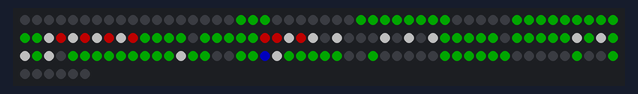
A sketch run on a simulated Arduino Uno, built with avr-gcc and run on an emulated ATmega328P. On the bench: 156 RGB LEDs in strip order, left to right, continuing on the next row. Dim RGB values are drawn brighter than linear.

Above: at 0.1 s.
At 15.1 s:
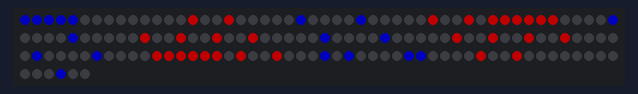
At 30.1 s:
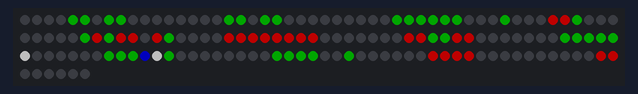
At 60.1 s:
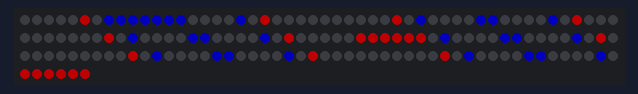
At 120.1 s:
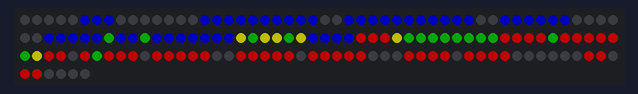

The sketch:

LED-Graduation-Cap.ino
```cpp
/// @file    Blink.ino
/// @brief   Blink the first LED of an LED strip
/// @example Blink.ino

#include <FastLED.h>

// How many leds in your strip?
const int NUM_STRIPS = 12;
const int NUM_LEDS_PER_STRIP = 13;
const int NUM_LEDS = NUM_STRIPS * NUM_LEDS_PER_STRIP;

#define DATA_PIN 16

// Define the array of leds
CRGB leds[NUM_LEDS];
byte halfBright = 80;
byte fullBright = 255;
int switchTime = 15;

// Function to convert text format to 2D array of CRGB colors
void textToColorArray(char text[NUM_STRIPS][NUM_LEDS_PER_STRIP], CRGB colors[NUM_STRIPS][NUM_LEDS_PER_STRIP]) {
  for (int row = 0; row < NUM_STRIPS; row++) {
    for (int col = 0; col < NUM_LEDS_PER_STRIP; col++) {
      // Map char to CRGB
      char pixelColor = text[row][col];
      CRGB color;
      if (pixelColor == 'R')
        color = CRGB::Red;
      else if (pixelColor == 'O')
        color = CRGB::Orange;
      else if (pixelColor == 'Y')
        color = CRGB::Yellow;
      else if (pixelColor == 'G')
        color = CRGB::Green;
      else if (pixelColor == 'B')
        color = CRGB::Black;
      else if (pixelColor == 'U')
        color = CRGB::Blue;
      else if (pixelColor == 'P')
        color = CRGB::Purple;
      else if (pixelColor == 'W')
        color = CRGB::White;
      else
        color = CRGB::Black; // Default to Black if pixel color not recognized
      // Assign color to array
      colors[row][col] = color;
    }
  }
}

// Function to set and display all LEDs based on the 2D array of colors, displaying the image upside down
void displayLEDs(char text[NUM_STRIPS][NUM_LEDS_PER_STRIP]) {
  CRGB colors[NUM_STRIPS][NUM_LEDS_PER_STRIP];
  textToColorArray(text, colors);
  int ledIndex = 0;
  for (int row = NUM_STRIPS - 1; row >= 0; row--) { // Iterate rows in reverse order
    if (row % 2 == 0) {
      // Forward direction for even-indexed rows
      for (int col = 0; col < NUM_LEDS_PER_STRIP; col++) {
        leds[ledIndex++] = colors[row][col];
      }
    } else {
      // Reverse direction for odd-indexed rows
      for (int col = NUM_LEDS_PER_STRIP - 1; col >= 0; col--) {
        leds[ledIndex++] = colors[row][col];
      }
    }
  }
  // Show all LEDs
  FastLED.setBrightness(halfBright);
  FastLED.show();
}

char UF[][NUM_LEDS_PER_STRIP] = {
                  {'U', 'B', 'B', 'B', 'B', 'U', 'B', 'R', 'R', 'R', 'R', 'R', 'R'},
                  {'U', 'B', 'B', 'B', 'B', 'U', 'B', 'R', 'B', 'B', 'B', 'B', 'B'},
                  {'U', 'B', 'B', 'B', 'B', 'U', 'B', 'R', 'B', 'B', 'B', 'B', 'B'},
                  {'U', 'B', 'B', 'B', 'B', 'U', 'B', 'R', 'B', 'B', 'B', 'B', 'B'},
                  {'U', 'B', 'B', 'B', 'B', 'U', 'B', 'R', 'B', 'B', 'B', 'B', 'B'},
                  {'U', 'B', 'B', 'B', 'B', 'U', 'B', 'R', 'R', 'R', 'R', 'R', 'R'},
                  {'U', 'B', 'B', 'B', 'B', 'U', 'B', 'R', 'B', 'B', 'B', 'B', 'B'},
                  {'U', 'B', 'B', 'B', 'B', 'U', 'B', 'R', 'B', 'B', 'B', 'B', 'B'},
                  {'U', 'B', 'B', 'B', 'B', 'U', 'B', 'R', 'B', 'B', 'B', 'B', 'B'},
                  {'U', 'B', 'B', 'B', 'B', 'U', 'B', 'R', 'B', 'B', 'B', 'B', 'B'},
                  {'U', 'B', 'B', 'B', 'B', 'U', 'B', 'R', 'B', 'B', 'B', 'B', 'B'},
                  {'U', 'U', 'U', 'U', 'U', 'U', 'B', 'R', 'B', 'B', 'B', 'B', 'B'}
                };

char numbah1[][NUM_LEDS_PER_STRIP] = {
                  {'B', 'B', 'B', 'B', 'B', 'B', 'B', 'B', 'B', 'B', 'U', 'B', 'B'},
                  {'B', 'R', 'B', 'B', 'R', 'B', 'B', 'B', 'B', 'U', 'U', 'B', 'B'},
                  {'B', 'R', 'B', 'B', 'R', 'B', 'B', 'B', 'U', 'B', 'U', 'B', 'B'},
                  {'R', 'R', 'R', 'R', 'R', 'R', 'B', 'B', 'B', 'B', 'U', 'B', 'B'},
                  {'B', 'R', 'B', 'B', 'R', 'B', 'B', 'B', 'B', 'B', 'U', 'B', 'B'},
                  {'B', 'R', 'B', 'B', 'R', 'B', 'B', 'B', 'B', 'B', 'U', 'B', 'B'},
                  {'B', 'R', 'B', 'B', 'R', 'B', 'B', 'B', 'B', 'B', 'U', 'B', 'B'},
                  {'B', 'R', 'B', 'B', 'R', 'B', 'B', 'B', 'B', 'B', 'U', 'B', 'B'},
                  {'R', 'R', 'R', 'R', 'R', 'R', 'B', 'B', 'B', 'B', 'U', 'B', 'B'},
                  {'B', 'R', 'B', 'B', 'R', 'B', 'B', 'B', 'B', 'B', 'U', 'B', 'B'},
                  {'B', 'R', 'B', 'B', 'R', 'B', 'B', 'B', 'B', 'B', 'U', 'B', 'B'},
                  {'B', 'B', 'B', 'B', 'B', 'B', 'B', 'B', 'U', 'U', 'U', 'U', 'U'}
                };

char Blank[][NUM_LEDS_PER_STRIP] = {
                  {'B', 'B', 'B', 'B', 'B', 'B', 'B', 'B', 'B', 'B', 'B', 'B', 'B'},
                  {'B', 'B', 'B', 'B', 'B', 'B', 'B', 'B', 'B', 'B', 'B', 'B', 'B'},
                  {'B', 'B', 'B', 'B', 'B', 'B', 'B', 'B', 'B', 'B', 'B', 'B', 'B'},
                  {'B', 'B', 'B', 'B', 'B', 'B', 'B', 'B', 'B', 'B', 'B', 'B', 'B'},
                  {'B', 'B', 'B', 'B', 'B', 'B', 'B', 'B', 'B', 'B', 'B', 'B', 'B'},
                  {'B', 'B', 'B', 'B', 'B', 'B', 'B', 'B', 'B', 'B', 'B', 'B', 'B'},
                  {'B', 'B', 'B', 'B', 'B', 'B', 'B', 'B', 'B', 'B', 'B', 'B', 'B'},
                  {'B', 'B', 'B', 'B', 'B', 'B', 'B', 'B', 'B', 'B', 'B', 'B', 'B'},
                  {'B', 'B', 'B', 'B', 'B', 'B', 'B', 'B', 'B', 'B', 'B', 'B', 'B'},
                  {'B', 'B', 'B', 'B', 'B', 'B', 'B', 'B', 'B', 'B', 'B', 'B', 'B'},
                  {'B', 'B', 'B', 'B', 'B', 'B', 'B', 'B', 'B', 'B', 'B', 'B', 'B'},
                  {'B', 'B', 'B', 'B', 'B', 'B', 'B', 'B', 'B', 'B', 'B', 'B', 'B'}
                };

  char TEST[][NUM_LEDS_PER_STRIP] = {
                  {'G', 'G', 'G', 'G', 'G', 'G', 'G', 'G', 'G', 'G', 'G', 'G', 'G'},
                  {'G', 'G', 'G', 'G', 'G', 'G', 'G', 'G', 'G', 'G', 'G', 'G', 'G'},
                  {'G', 'G', 'G', 'G', 'G', 'G', 'G', 'G', 'G', 'G', 'G', 'G', 'G'},
                  {'G', 'G', 'G', 'G', 'G', 'G', 'G', 'G', 'G', 'G', 'G', 'G', 'G'},
                  {'G', 'G', 'G', 'G', 'G', 'G', 'G', 'G', 'G', 'G', 'G', 'G', 'G'},
                  {'G', 'G', 'G', 'G', 'G', 'G', 'G', 'G', 'G', 'G', 'G', 'G', 'G'},
                  {'G', 'G', 'G', 'G', 'G', 'G', 'G', 'G', 'G', 'G', 'G', 'G', 'G'},
                  {'G', 'G', 'G', 'G', 'G', 'G', 'G', 'G', 'G', 'G', 'G', 'G', 'G'},
                  {'G', 'G', 'G', 'G', 'G', 'G', 'G', 'G', 'G', 'G', 'G', 'G', 'G'},
                  {'G', 'G', 'G', 'G', 'G', 'G', 'G', 'G', 'G', 'G', 'G', 'G', 'G'},
                  {'G', 'G', 'G', 'G', 'G', 'G', 'G', 'G', 'G', 'G', 'G', 'G', 'G'},
                  {'G', 'G', 'G', 'G', 'G', 'G', 'G', 'G', 'G', 'G', 'G', 'G', 'G'}
                };

  char Albert[][NUM_LEDS_PER_STRIP] = {
                  {'B', 'B', 'B', 'B', 'B', 'R', 'R', 'B', 'B', 'B', 'B', 'B', 'B'},
                  {'B', 'B', 'B', 'B', 'B', 'R', 'R', 'R', 'R', 'B', 'B', 'B', 'B'},
                  {'B', 'B', 'B', 'B', 'G', 'G', 'G', 'G', 'B', 'B', 'G', 'B', 'B'},
                  {'B', 'B', 'B', 'B', 'G', 'W', 'U', 'G', 'G', 'G', 'B', 'B', 'B'},
                  {'B', 'B', 'B', 'B', 'G', 'G', 'G', 'G', 'G', 'W', 'B', 'B', 'B'},
                  {'B', 'B', 'B', 'R', 'R', 'G', 'G', 'R', 'R', 'B', 'B', 'B', 'B'},
                  {'B', 'B', 'R', 'R', 'R', 'R', 'R', 'R', 'R', 'R', 'B', 'B', 'B'},
                  {'B', 'B', 'G', 'R', 'B', 'R', 'R', 'G', 'R', 'G', 'B', 'B', 'B'},
                  {'B', 'G', 'B', 'B', 'B', 'R', 'R', 'G', 'B', 'B', 'B', 'B', 'B'},
                  {'B', 'B', 'G', 'G', 'G', 'G', 'G', 'G', 'B', 'B', 'B', 'B', 'B'},
                  {'B', 'B', 'B', 'B', 'G', 'G', 'B', 'G', 'G', 'B', 'B', 'B', 'B'},
                  {'B', 'B', 'B', 'B', 'G', 'G', 'B', 'G', 'G', 'B', 'B', 'B', 'B'}
                };

  char Gator[][NUM_LEDS_PER_STRIP] = {
                  {'B', 'B', 'B', 'G', 'B', 'B', 'G', 'B', 'B', 'B', 'B', 'B', 'B'},
                  {'B', 'B', 'G', 'G', 'G', 'G', 'G', 'G', 'B', 'B', 'B', 'B', 'B'},
                  {'B', 'G', 'G', 'U', 'W', 'G', 'G', 'G', 'G', 'G', 'B', 'B', 'G'},
                  {'B', 'G', 'G', 'W', 'G', 'G', 'G', 'G', 'G', 'G', 'G', 'G', 'G'},
                  {'G', 'G', 'G', 'G', 'G', 'W', 'G', 'W', 'G', 'W', 'G', 'W', 'B'},
                  {'B', 'G', 'G', 'G', 'G', 'G', 'W', 'B', 'W', 'B', 'W', 'B', 'B'},
                  {'G', 'G', 'G', 'G', 'G', 'R', 'R', 'W', 'R', 'W', 'B', 'W', 'B'},
                  {'B', 'G', 'G', 'G', 'G', 'R', 'W', 'R', 'W', 'R', 'W', 'R', 'W'},
                  {'B', 'B', 'G', 'G', 'G', 'G', 'G', 'G', 'G', 'G', 'G', 'G', 'G'},
                  {'B', 'B', 'B', 'G', 'G', 'G', 'G', 'G', 'G', 'G', 'G', 'B', 'B'},
                  {'B', 'B', 'B', 'B', 'B', 'G', 'G', 'G', 'B', 'B', 'B', 'B', 'B'},
                  {'B', 'B', 'B', 'B', 'B', 'B', 'B', 'B', 'B', 'B', 'B', 'B', 'B'}
                };

char Sean[][NUM_LEDS_PER_STRIP] = {
                  {'B', 'B', 'B', 'B', 'R', 'R', 'B', 'R', 'R', 'B', 'B', 'B', 'B'},
                  {'B', 'B', 'R', 'R', 'R', 'R', 'B', 'R', 'R', 'R', 'R', 'B', 'B'},
                  {'B', 'R', 'R', 'R', 'R', 'R', 'B', 'R', 'R', 'R', 'R', 'R', 'B'},
                  {'B', 'R', 'R', 'R', 'R', 'R', 'B', 'R', 'R', 'R', 'G', 'R', 'B'},
                  {'R', 'R', 'R', 'G', 'R', 'R', 'R', 'R', 'R', 'G', 'Y', 'R', 'R'},
                  {'R', 'G', 'G', 'G', 'G', 'G', 'G', 'G', 'G', 'Y', 'R', 'R', 'R'},
                  {'U', 'U', 'U', 'Y', 'G', 'Y', 'Y', 'G', 'Y', 'U', 'U', 'U', 'U'},
                  {'U', 'U', 'U', 'U', 'G', 'U', 'U', 'G', 'U', 'U', 'U', 'U', 'U'},
                  {'B', 'U', 'U', 'U', 'U', 'U', 'U', 'B', 'B', 'B', 'B', 'B', 'B'},
                  {'B', 'U', 'U', 'U', 'U', 'U', 'U', 'U', 'U', 'U', 'U', 'U', 'B'},
                  {'B', 'B', 'U', 'U', 'U', 'U', 'U', 'U', 'U', 'U', 'U', 'U', 'B'},
                  {'B', 'B', 'B', 'B', 'B', 'U', 'U', 'U', 'B', 'B', 'B', 'B', 'B'}
                };

void setup() {
    FastLED.addLeds<NEOPIXEL, DATA_PIN>(leds, NUM_LEDS);  // GRB ordering is assumed
}

void loop() {
  displayLEDs(Gator);
  delay(switchTime * 1000);
  displayLEDs(numbah1);
  delay(switchTime * 1000);
  displayLEDs(Albert);
  delay(switchTime * 1000);
  displayLEDs(Sean);
  delay(switchTime * 1000);
  displayLEDs(UF);
  delay(switchTime * 1000);
}
```

Measured:
- what the display in image 1 shows lasts 15.0 s, from 15.0 s to 30.0 s
